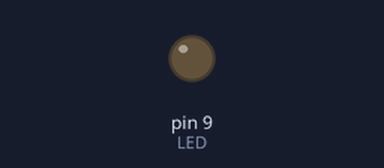
The sketch below on a simulated Arduino Mega 2560, built with avr-gcc and run on an emulated ATmega2560. Parts: output pins drawn as LEDs (lit = HIGH).

Above: at 0.15 s.
Timing chart, 0 to 1.6 s (numbered marks = the images above):
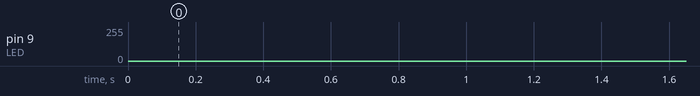

The sketch:

Ex42.ino
```cpp
/* Programa: Saída analógica (PWM)
 * Arduino : MEGA
 * Data    : 02/10/2019
 * Autor   : Rahul M. Juliato
 */

#define LED 9

int i;

void setup(){

  pinMode(LED, OUTPUT);

}

void loop() {

  for(i=0;i<255;i++){
    analogWrite(LED, i);
    delay(5);
  }

  for(i=255;i>0;i--){
    analogWrite(LED, i);
    delay(5);
  }

}
```
